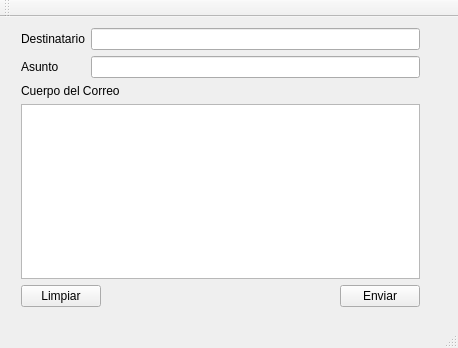
<?xml version="1.0" encoding="UTF-8"?>
<ui version="4.0">
 <class>MainWindow</class>
 <widget class="QMainWindow" name="MainWindow">
  <property name="geometry">
   <rect>
    <x>0</x>
    <y>0</y>
    <width>458</width>
    <height>348</height>
   </rect>
  </property>
  <property name="windowTitle">
   <string>MainWindow</string>
  </property>
  <widget class="QWidget" name="centralWidget">
   <widget class="QWidget" name="verticalLayoutWidget_3">
    <property name="geometry">
     <rect>
      <x>10</x>
      <y>0</y>
      <width>421</width>
      <height>301</height>
     </rect>
    </property>
    <layout class="QVBoxLayout" name="verticalLayout_3">
     <item>
      <layout class="QHBoxLayout" name="horizontalLayout">
       <item>
        <layout class="QVBoxLayout" name="verticalLayout">
         <item>
          <widget class="QLabel" name="label">
           <property name="text">
            <string>Destinatario</string>
           </property>
          </widget>
         </item>
         <item>
          <widget class="QLabel" name="label_2">
           <property name="text">
            <string>Asunto</string>
           </property>
          </widget>
         </item>
        </layout>
       </item>
       <item>
        <layout class="QVBoxLayout" name="verticalLayout_2">
         <item>
          <widget class="QLineEdit" name="textDestinatario"/>
         </item>
         <item>
          <widget class="QLineEdit" name="textAsunto"/>
         </item>
        </layout>
       </item>
      </layout>
     </item>
     <item>
      <widget class="QLabel" name="label_3">
       <property name="sizePolicy">
        <sizepolicy hsizetype="Fixed" vsizetype="Fixed">
         <horstretch>0</horstretch>
         <verstretch>0</verstretch>
        </sizepolicy>
       </property>
       <property name="text">
        <string>Cuerpo del Correo</string>
       </property>
      </widget>
     </item>
     <item>
      <widget class="QPlainTextEdit" name="textEmail">
       <property name="sizePolicy">
        <sizepolicy hsizetype="Expanding" vsizetype="Fixed">
         <horstretch>0</horstretch>
         <verstretch>0</verstretch>
        </sizepolicy>
       </property>
      </widget>
     </item>
     <item>
      <layout class="QHBoxLayout" name="horizontalLayout_2">
       <item>
        <widget class="QPushButton" name="buttonLimpiar">
         <property name="sizePolicy">
          <sizepolicy hsizetype="Fixed" vsizetype="Expanding">
           <horstretch>0</horstretch>
           <verstretch>0</verstretch>
          </sizepolicy>
         </property>
         <property name="text">
          <string>Limpiar</string>
         </property>
        </widget>
       </item>
       <item>
        <widget class="QLabel" name="label_4">
         <property name="text">
          <string/>
         </property>
        </widget>
       </item>
       <item>
        <widget class="QPushButton" name="buttonEnviar">
         <property name="sizePolicy">
          <sizepolicy hsizetype="Fixed" vsizetype="Expanding">
           <horstretch>0</horstretch>
           <verstretch>0</verstretch>
          </sizepolicy>
         </property>
         <property name="text">
          <string>Enviar</string>
         </property>
        </widget>
       </item>
      </layout>
     </item>
    </layout>
   </widget>
  </widget>
  <widget class="QMenuBar" name="menuBar">
   <property name="geometry">
    <rect>
     <x>0</x>
     <y>0</y>
     <width>458</width>
     <height>16</height>
    </rect>
   </property>
  </widget>
  <widget class="QToolBar" name="mainToolBar">
   <attribute name="toolBarArea">
    <enum>TopToolBarArea</enum>
   </attribute>
   <attribute name="toolBarBreak">
    <bool>false</bool>
   </attribute>
  </widget>
  <widget class="QStatusBar" name="statusBar"/>
 </widget>
 <layoutdefault spacing="6" margin="11"/>
 <resources/>
 <connections/>
</ui>
